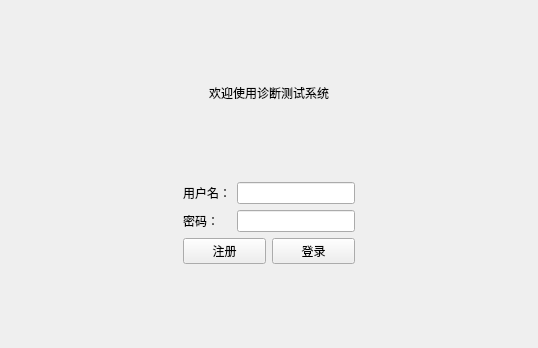
<?xml version="1.0" encoding="UTF-8"?>
<ui version="4.0">
 <class>LoginView</class>
 <widget class="QWidget" name="LoginView">
  <property name="geometry">
   <rect>
    <x>0</x>
    <y>0</y>
    <width>538</width>
    <height>348</height>
   </rect>
  </property>
  <property name="windowTitle">
   <string>登录</string>
  </property>
  <layout class="QVBoxLayout" name="verticalLayout_2">
   <item>
    <spacer name="verticalSpacer">
     <property name="orientation">
      <enum>Qt::Orientation::Vertical</enum>
     </property>
     <property name="sizeHint" stdset="0">
      <size>
       <width>20</width>
       <height>60</height>
      </size>
     </property>
    </spacer>
   </item>
   <item>
    <widget class="QLabel" name="label">
     <property name="text">
      <string>欢迎使用诊断测试系统</string>
     </property>
     <property name="alignment">
      <set>Qt::AlignmentFlag::AlignCenter</set>
     </property>
    </widget>
   </item>
   <item>
    <spacer name="verticalSpacer_2">
     <property name="orientation">
      <enum>Qt::Orientation::Vertical</enum>
     </property>
     <property name="sizeHint" stdset="0">
      <size>
       <width>20</width>
       <height>59</height>
      </size>
     </property>
    </spacer>
   </item>
   <item>
    <layout class="QHBoxLayout" name="horizontalLayout_2">
     <item>
      <spacer name="horizontalSpacer">
       <property name="orientation">
        <enum>Qt::Orientation::Horizontal</enum>
       </property>
       <property name="sizeHint" stdset="0">
        <size>
         <width>40</width>
         <height>20</height>
        </size>
       </property>
      </spacer>
     </item>
     <item>
      <layout class="QVBoxLayout" name="verticalLayout">
       <item>
        <layout class="QFormLayout" name="formLayout">
         <item row="0" column="0">
          <widget class="QLabel" name="label_2">
           <property name="text">
            <string>用户名：</string>
           </property>
          </widget>
         </item>
         <item row="0" column="1">
          <widget class="QLineEdit" name="inputUserName"/>
         </item>
         <item row="1" column="0">
          <widget class="QLabel" name="label_3">
           <property name="text">
            <string>密码：</string>
           </property>
          </widget>
         </item>
         <item row="1" column="1">
          <widget class="QLineEdit" name="inputUserPassword">
           <property name="echoMode">
            <enum>QLineEdit::EchoMode::Password</enum>
           </property>
          </widget>
         </item>
        </layout>
       </item>
       <item>
        <layout class="QHBoxLayout" name="horizontalLayout">
         <item>
          <widget class="QPushButton" name="btSignup">
           <property name="text">
            <string>注册</string>
           </property>
          </widget>
         </item>
         <item>
          <widget class="QPushButton" name="btSignin">
           <property name="text">
            <string>登录</string>
           </property>
          </widget>
         </item>
        </layout>
       </item>
      </layout>
     </item>
     <item>
      <spacer name="horizontalSpacer_2">
       <property name="orientation">
        <enum>Qt::Orientation::Horizontal</enum>
       </property>
       <property name="sizeHint" stdset="0">
        <size>
         <width>40</width>
         <height>20</height>
        </size>
       </property>
      </spacer>
     </item>
    </layout>
   </item>
   <item>
    <spacer name="verticalSpacer_4">
     <property name="orientation">
      <enum>Qt::Orientation::Vertical</enum>
     </property>
     <property name="sizeHint" stdset="0">
      <size>
       <width>20</width>
       <height>60</height>
      </size>
     </property>
    </spacer>
   </item>
  </layout>
 </widget>
 <resources/>
 <connections/>
</ui>
